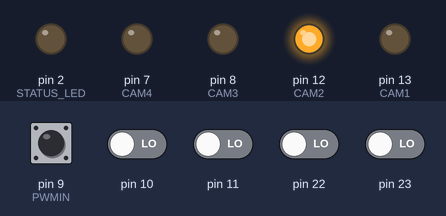
This sketch was run on a simulated Arduino Uno, built with avr-gcc and run on an emulated ATmega328P. Shown: output pins drawn as LEDs (lit = HIGH). The inputs (shaded band) are chosen by the test bench; at power-on: pin 9 (PWMIN), pin 10, pin 11, pin 22, pin 23 LOW.

Above: at 0.96 s.
1.3 s: pin 9 (PWMIN) pulsed HIGH 2 times (0.12 s each, 0.3 s apart)
At 2.0 s:
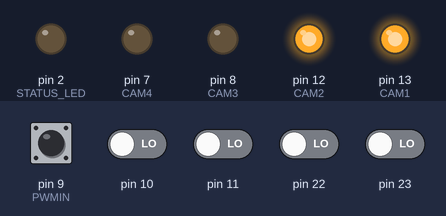
Timing chart, 0 to 4.3 s (numbered marks = the images above; inputs shaded):
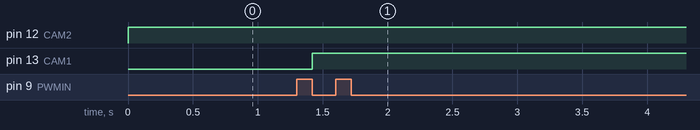

The sketch:

VideoSwitcher.ino
```cpp
#include "Timer1.h"
#include "ServoIn.h"


#define CAM1 13
#define CAM2 12
#define CAM3 8
#define CAM4 7
#define PWMIN 9
#define STATUS_LED 2

#define FLASH_STATUS_LED
//#define DEBUG_MODE

#ifdef DEBUG_MODE // if in debug mode we must flash status led
#define FLASH_STATUS_LED
#endif

int currentCam= 0;
int translatedInput = 0;
int nLoop = 0;

#define SERVOS 3

uint16_t g_values[SERVOS];                    // output buffer for ServoIn
uint8_t  g_workIn[SERVOIN_WORK_SIZE(SERVOS)]; // we need to have a work buffer for the ServoIn class

rc::ServoIn g_ServoIn(g_values, g_workIn, SERVOS);

void setup() {
  #ifdef DEBUG_MODE
  // serial stuff, only used in debug process
  Serial.begin(9600);
  #endif

  rc::Timer1::init();

  pinMode(STATUS_LED, OUTPUT);
  pinMode(CAM1, OUTPUT);
  pinMode(CAM2, OUTPUT);
  pinMode(CAM3, OUTPUT);
  pinMode(CAM4, OUTPUT);
  pinMode(PWMIN, INPUT);


  //Initilize outputs to low
  digitalWrite(CAM1, LOW);
  digitalWrite(CAM2, LOW);
  digitalWrite(CAM3, LOW);
  digitalWrite(CAM4, LOW);
  setCam(CAM1); // turn cam1 on to start
  currentCam = CAM1;

//pwm capture stuff down here
  // only allow pin change interrupts for PB0 (digital pins 9-11)
  PCMSK0 = (1 << PCINT1) | (1 << PCINT2) | (1 << PCINT3);
  // enable pin change interrupt 0
  PCICR = (1 << PCIE0);
  // start listening
  g_ServoIn.start();

}


void loop() {
  g_ServoIn.update(); // update servo in
  // translate servo input to usable range, since this channel is being used for other functins in my setup, this may not be needed
  translatedInput = translateInputs(g_values[1]);

  if (translatedInput < 100){
    setCam(CAM3);
  }
  else if (translatedInput < 250){
    setCam(CAM2);
  }
  else {
    setCam(CAM1);
  }

  #ifdef FLASH_STATUS_LED
  if(nLoop == 300){
    digitalWrite(STATUS_LED, LOW);
  }
  else if(nLoop > 10000){
    digitalWrite(STATUS_LED, HIGH);
    nLoop = 0;
    #ifdef DEBUG_MODE
    // debug code to see current servo values
    Serial.write("\nThe servo in value is: ");
    Serial.print(String(g_values[1], DEC));
    Serial.print("\n\tTranslated to: ");
    Serial.print(String(translatedInput, DEC));
    Serial.print("\nOutputting to cam: ");
    Serial.print(String(currentCam, DEC));
    #endif
  }
  nLoop++;
  #endif

}


int translateInputs(int pwmIn){
  if(pwmIn > 1690){
    return pwmIn - 1700;
  }
  else if (pwmIn > 1308){
    return pwmIn - 1320;
  }
  else{
    return pwmIn - 930;
  }
}


void setCam(int camNum){
  if (camNum != currentCam){
    switch (camNum){
      case CAM1:
      digitalWrite(currentCam, LOW);
      digitalWrite(CAM1, HIGH);
      currentCam = CAM1;
      break;
      case CAM2:
      digitalWrite(currentCam, LOW);
      digitalWrite(CAM2, HIGH);
      currentCam = CAM2;
      break;
      case CAM3:
      digitalWrite(currentCam, LOW);
      digitalWrite(CAM2, HIGH);
      currentCam = CAM3;
      break;
      case CAM4:
      digitalWrite(currentCam, LOW);
      digitalWrite(CAM2, HIGH);
      currentCam = CAM4;
      break;
    }
  }
  currentCam = camNum;
}


// Interrupt handling code below, used for PWM timings
static uint8_t lastB = 0;
// Pin change port 0 interrupt
ISR(PCINT0_vect)
{
  // we need to call the ServoIn ISR here, keep code in the ISR to a minimum!
  uint8_t newB = PINB;
  uint8_t chgB = newB ^ lastB; // bitwise XOR will set all bits that have changed
  lastB = newB;

  // has any of the pins changed?
  if (chgB)
  {
    // find out which pin has changed
    if (chgB & _BV(1))
    {
      g_ServoIn.pinChanged(1, newB & _BV(1));
    }
    if (chgB & _BV(2))
    {
      g_ServoIn.pinChanged(2, newB & _BV(2));
    }
    if (chgB & _BV(3))
    {
      g_ServoIn.pinChanged(3, newB & _BV(3));
    }
  }
}
```

ServoIn.cpp
```cpp
// (licence header left out)
#if defined(ARDUINO) && ARDUINO >= 100
	#include <Arduino.h>
#else
	#include <avr/interrupt.h>
	#include <wiring.h>
#endif

#include "ServoIn.h"
#include "Timer1.h"


namespace rc
{

// Public functions

ServoIn::ServoIn(uint16_t* p_results, uint8_t* p_work, uint8_t p_maxServos)
:
m_maxServos(p_maxServos),
m_high(true),
m_results(p_results),
m_pulseStart(reinterpret_cast<uint16_t*>(p_work)),
m_pulseLength(m_pulseStart + p_maxServos)
{

}


void ServoIn::start(bool p_high)
{
	m_high = p_high;

	// clean buffers
	for (uint8_t i = 0; i < m_maxServos; ++i)
	{
		m_pulseStart[i]  = 0;
		m_pulseLength[i] = 0;
		m_results[i]     = 0;
	}

	// start Timer 1
	rc::Timer1::start();
}


void ServoIn::pinChanged(uint8_t p_servo, bool p_high)
{
	// first things first, get Timer 1 count
	uint8_t oldSREG = SREG;
	cli();
	uint16_t cnt = TCNT1;
	SREG = oldSREG;

	if (p_high == m_high)
	{
		// start of pulse, cheat half a microsecond so we can detect errors
		m_pulseStart[p_servo] = (cnt == 0) ? 1 : cnt;
	}
	else
	{
		// end of pulse, clear length on error
		m_pulseLength[p_servo] = (m_pulseStart[p_servo] == 0) ? 0 : (cnt - m_pulseStart[p_servo]);
	}
}


void ServoIn::update()
{
	for (uint8_t i = 0; i < m_maxServos; ++i)
	{
		m_results[i] = m_pulseLength[i] >> 1;
	}
}


// namespace end
}
```

ServoIn.h
```cpp
#ifndef INC_RC_SERVOIN_H
#define INC_RC_SERVOIN_H

/* ---------------------------------------------------------------------------
** This software is in the public domain, furnished "as is", without technical
** support, and with no warranty, express or implied, as to its usefulness for
** any purpose.
**
** ServoIn.h
** Servo Signal Input functionality
**
** Author: Daniel van den Ouden
** Project: ArduinoRCLib
** Website: http://sourceforge.net/p/arduinorclib/
** -------------------------------------------------------------------------*/

#include <inttypes.h>
//#include

#define SERVOIN_WORK_SIZE(servos) ((servos) * 4)


namespace rc
{

/*!
 *  \brief     Class to encapsulate Servo Signal Input functionality.
 *  \details   This class provides a way to read and decode a Servo signal.
 *  \author    Daniel van den Ouden
 *  \date      Feb-2012
 *  \warning   This class should <b>NOT</b> be used together with the standard Arduino Servo library,
 *             use rc::ServoOut instead.
 *  \copyright Public Domain.
 */
class ServoIn
{
public:

	/*! \brief Constructs a ServoIn object.
	    \param p_results Output buffer for results, in microseconds.
	    \param p_work Work buffer of at least SERVOIN_WORK_SIZE(p_maxServos) in size.
	    \param p_maxServos Maximum number of signals to listen to.*/
	ServoIn(uint16_t* p_results, uint8_t* p_work, uint8_t p_maxServos);

	/*! \brief Starts measuring.
	    \param p_high Whether the incoming signal has high or low pulses.
	    \warning Do <b>NOT</b> use this together with the standard Arduino Servo library,
	             use rc::ServoOut instead.*/
	void start(bool p_high = true);

	/*! \brief Handles pin change interrupt, call in your interrupt handler.
	    \param p_servo For which servo the pin changed.
	    \param p_high Whether the pin is high or not.*/
	void pinChanged(uint8_t p_servo, bool p_high);

	/*! \brief Updates output buffer with new values.*/
	void update();

private:
	uint8_t   m_maxServos;   //!< Maximum number of servos to listen for.
	bool      m_high;        //!< Whether pulses are high or low.
	uint16_t* m_results;     //!< Output result buffer, microseconds.
	uint16_t* m_pulseStart;  //!< Last measured pulse start for each servo.
	uint16_t* m_pulseLength; //!< Last measured pulse length for each servo.
};
/** \example servoin_example.pde
 * This is an example of how to use the ServoIn class.
 */

} // namespace end

#endif // INC_RC_SERVOIN_H
```

Timer1.cpp
```cpp
// (licence header left out)
#if defined(ARDUINO) && ARDUINO >= 100
	#include <Arduino.h>
#else
	#include <avr/interrupt.h>
	#include <wiring.h>
#endif

#include "Timer1.h"


// Static variables
static rc::Timer1::Callback s_TOIE1Callback = 0;
static rc::Timer1::Callback s_OCI1ACallback = 0;
static rc::Timer1::Callback s_OCI1BCallback = 0;
bool s_debug = false;

namespace rc
{

// Public functions

void Timer1::init(bool p_debug)
{
	s_debug = p_debug;
	TCCR1A = 0;
	TCCR1B = 0;
	TCCR1C = 0;
	TIMSK1 = 0;
	OCR1A = 0;
	OCR1B = 0;
	TCNT1 = 0;
}


void Timer1::start()
{
	TCCR1B = (TCCR1B & ~(_BV(CS12) | _BV(CS11) | _BV(CS10))) |
	         s_debug ? (_BV(CS12) | _BV(CS10)) :  _BV(CS11);
}


bool Timer1::isRunning()
{
	return (TCCR1B & (_BV(CS12) | _BV(CS11) | _BV(CS10))) != 0;
}


void Timer1::stop()
{
	TCCR1B &= ~(_BV(CS12) | _BV(CS11) | _BV(CS10));
}


void Timer1::setCompareMatch(bool p_enable, bool p_OCIE1A, Callback p_callback)
{
	if (p_enable)
	{
		if (p_OCIE1A)
		{
			s_OCI1ACallback = p_callback;
			TIMSK1 |= _BV(OCIE1A);
		}
		else
		{
			s_OCI1BCallback = p_callback;
			TIMSK1 |= _BV(OCIE1B);
		}
	}
	else
	{
		if (p_OCIE1A)
		{
			TIMSK1 &= ~_BV(OCIE1A);
			s_OCI1ACallback = 0;
		}
		else
		{
			TIMSK1 &= ~_BV(OCIE1B);
			s_OCI1BCallback = 0;
		}
	}
}


void Timer1::setOverflow(bool p_enable, Callback p_callback)
{
	if (p_enable)
	{
		s_TOIE1Callback = p_callback;
		TIMSK1 |= _BV(TOIE1);
	}
	else
	{
		TIMSK1 &= ~_BV(TOIE1);
		s_TOIE1Callback = 0;
	}
}


void Timer1::setToggle(bool p_enable, bool p_OC1A)
{
	if (p_enable)
	{
		TCCR1A |= p_OC1A ? _BV(COM1A0) : _BV(COM1B0);
	}
	else
	{
		TCCR1A &= p_OC1A ? ~_BV(COM1A0) : ~_BV(COM1B0);
	}
}

// namespace end
}


// Interrupt service routines

ISR(TIMER1_OVF_vect)
{
	if (s_TOIE1Callback != 0)
	{
		s_TOIE1Callback();
	}
}


ISR(TIMER1_COMPA_vect)
{
	if (s_OCI1ACallback != 0)
	{
		s_OCI1ACallback();
	}
}


ISR(TIMER1_COMPB_vect)
{
	if (s_OCI1BCallback != 0)
	{
		s_OCI1BCallback();
	}
}
```

Timer1.h
```cpp
#ifndef INC_RC_TIMER1_H
#define INC_RC_TIMER1_H

/* ---------------------------------------------------------------------------
** This software is in the public domain, furnished "as is", without technical
** support, and with no warranty, express or implied, as to its usefulness for
** any purpose.
**
** Timer1.h
** Timer1 functionality
**
** Author: Daniel van den Ouden
** Project: ArduinoRCLib
** Website: http://sourceforge.net/p/arduinorclib/
** -------------------------------------------------------------------------*/

#include <inttypes.h>


namespace rc
{

/*!
 *  \brief     Class to encapsulate Timer1 functions.
 *  \details   This class provides centralised Timer1 controls.
 *  \author    Daniel van den Ouden
 *  \date      Feb-2012
 *  \warning   This class should <b>NOT</b> be used together with the standard Arduino Servo library,
 *             use rc::ServoOut instead.
 *  \copyright Public Domain.
 */
class Timer1
{
public:
	typedef void (*Callback)(void); //!< Callback function for interrupt routines

	/*! \brief Sets all default values, call this first.
	    \param p_debug Whether or not to run at debug speed (/256).
	    \note  This function should be called prior to using any other Timer1 function.*/
	static void init(bool p_debug = false);

	/*! \brief Starts timer1.*/
	static void start();

	/*! \brief Checks if timer1 is running.
	    \return Whether or not timer1 is running.*/
	static bool isRunning();

	/*! \brief Stops timer1.*/
	static void stop();

	/*! \brief Enables/Disables Compare Match Interrupt.
	    \param p_enable Whether to enable or disable Compare Match Interrupt.
	    \param p_OCIE1A Whether to use OCIE1A or OCIE1B.
	    \param p_callback Function to call at interrupt.*/
	static void setCompareMatch(bool p_enable, bool p_OCIE1A, Callback p_callback = 0);

	/*! \brief Enables/Disables Overflow Interrupt.
	    \param p_enable Whether to enable or disable Overflow Interrupt.
	    \param p_callback Function to call at interrupt.*/
	static void setOverflow(bool p_enable, Callback p_callback = 0);

	/*! \brief Enables/Disables Toggle pin on Compare Match A.
	    \param p_enable Whether to enable or disable toggle pin.
	    \param p_OC1A Whether to toggle OC1A or OC1B.*/
	static void setToggle(bool p_enable, bool p_OC1A);


private:
	Timer1(); //!< Not instantiable

};
/** \example timer1_example.pde
 * This is an example of how to use the Timer1 class.
 */


} // namespace end

#endif // INC_RC_TIMER1_H
```

Measured:
- after the input at 1.3 s, pin 13 (CAM1): LOW → HIGH after 0.12 s
